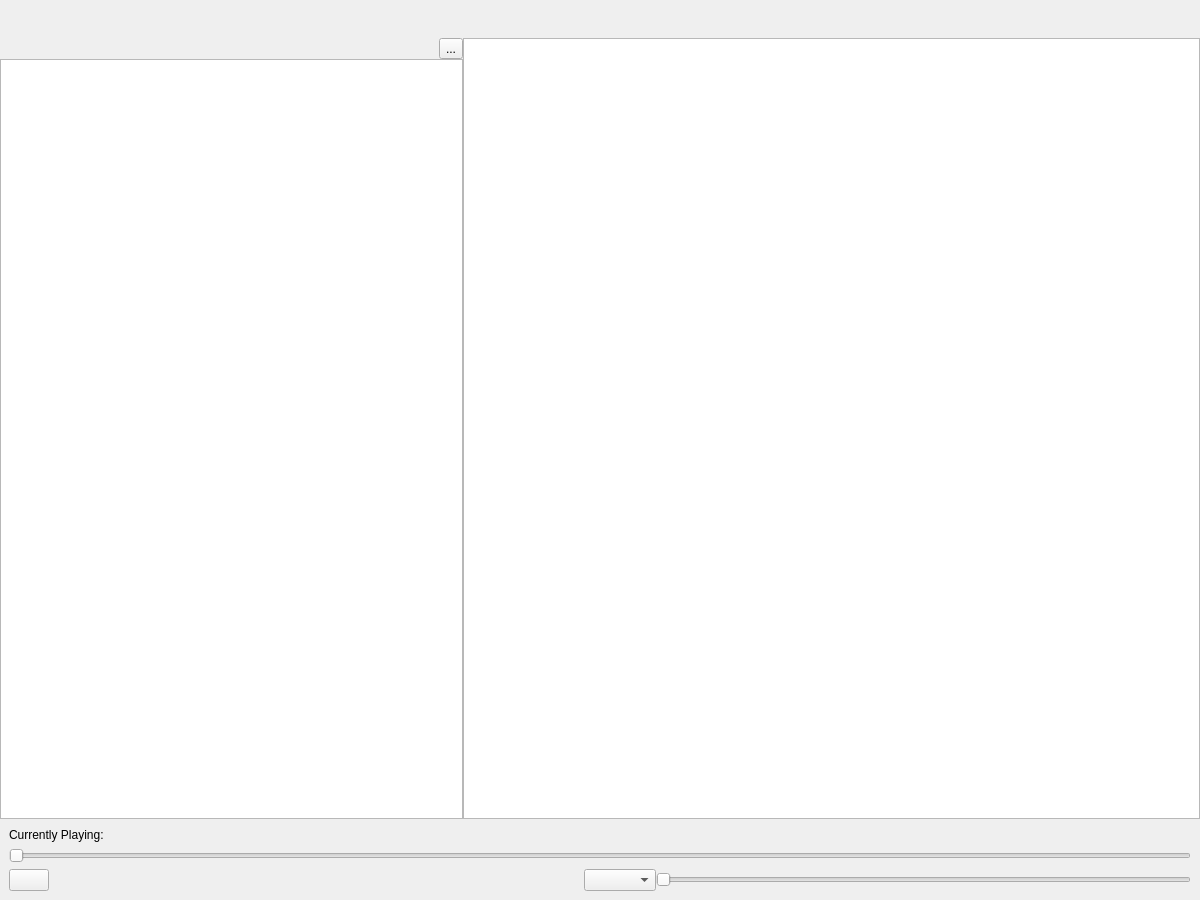
<?xml version="1.0" encoding="UTF-8"?>
<ui version="4.0">
 <class>MainWindow</class>
 <widget class="QMainWindow" name="MainWindow">
  <property name="geometry">
   <rect>
    <x>0</x>
    <y>0</y>
    <width>1200</width>
    <height>900</height>
   </rect>
  </property>
  <property name="windowTitle">
   <string>MainWindow</string>
  </property>
  <property name="windowIcon">
   <iconset resource="../../icons.qrc">
    <normaloff>:/icons/app/Entypo_d83d(0)_512.png</normaloff>:/icons/app/Entypo_d83d(0)_512.png</iconset>
  </property>
  <property name="styleSheet">
   <string notr="true"/>
  </property>
  <widget class="QWidget" name="centralwidget">
   <layout class="QVBoxLayout" name="mainVerticalLayout">
    <property name="spacing">
     <number>0</number>
    </property>
    <property name="leftMargin">
     <number>0</number>
    </property>
    <property name="topMargin">
     <number>0</number>
    </property>
    <property name="rightMargin">
     <number>0</number>
    </property>
    <property name="bottomMargin">
     <number>0</number>
    </property>
    <item>
     <widget class="QWidget" name="topHorizontalWidget" native="true">
      <layout class="QHBoxLayout" name="topHorizontalLayout" stretch="33,55">
       <item>
        <spacer name="horizontalSpacer_2">
         <property name="orientation">
          <enum>Qt::Horizontal</enum>
         </property>
         <property name="sizeHint" stdset="0">
          <size>
           <width>40</width>
           <height>20</height>
          </size>
         </property>
        </spacer>
       </item>
       <item>
        <spacer name="horizontalSpacer_3">
         <property name="orientation">
          <enum>Qt::Horizontal</enum>
         </property>
         <property name="sizeHint" stdset="0">
          <size>
           <width>40</width>
           <height>20</height>
          </size>
         </property>
        </spacer>
       </item>
      </layout>
     </widget>
    </item>
    <item>
     <layout class="QHBoxLayout" name="fileHorizontalLayout" stretch="39,62">
      <property name="spacing">
       <number>0</number>
      </property>
      <item>
       <widget class="QWidget" name="audiobookViewVertical" native="true">
        <layout class="QVBoxLayout" name="verticalLayout">
         <property name="spacing">
          <number>0</number>
         </property>
         <property name="leftMargin">
          <number>0</number>
         </property>
         <property name="topMargin">
          <number>0</number>
         </property>
         <property name="rightMargin">
          <number>0</number>
         </property>
         <property name="bottomMargin">
          <number>0</number>
         </property>
         <item>
          <layout class="QHBoxLayout" name="horizontalLayout_2">
           <property name="spacing">
            <number>0</number>
           </property>
          </layout>
         </item>
         <item>
          <layout class="QHBoxLayout" name="horizontalLayout">
           <item>
            <spacer name="horizontalSpacer_4">
             <property name="orientation">
              <enum>Qt::Horizontal</enum>
             </property>
             <property name="sizeHint" stdset="0">
              <size>
               <width>40</width>
               <height>20</height>
              </size>
             </property>
            </spacer>
           </item>
           <item>
            <widget class="QToolButton" name="abToolButton">
             <property name="text">
              <string>...</string>
             </property>
            </widget>
           </item>
          </layout>
         </item>
         <item>
          <widget class="QListView" name="audiobookView"/>
         </item>
        </layout>
       </widget>
      </item>
      <item>
       <widget class="QWidget" name="fileViewVertical" native="true">
        <layout class="QVBoxLayout" name="verticalLayout_3">
         <property name="spacing">
          <number>0</number>
         </property>
         <property name="leftMargin">
          <number>0</number>
         </property>
         <property name="topMargin">
          <number>0</number>
         </property>
         <property name="rightMargin">
          <number>0</number>
         </property>
         <property name="bottomMargin">
          <number>0</number>
         </property>
         <item>
          <widget class="QListView" name="fileView"/>
         </item>
        </layout>
       </widget>
      </item>
     </layout>
    </item>
    <item>
     <widget class="QWidget" name="playerVerticalWidget" native="true">
      <layout class="QVBoxLayout" name="playerVerticalLayout">
       <item>
        <widget class="QLabel" name="currentlyPlayingLabel">
         <property name="text">
          <string>Currently Playing: </string>
         </property>
        </widget>
       </item>
       <item>
        <layout class="QHBoxLayout" name="progressBarLayout">
         <property name="spacing">
          <number>0</number>
         </property>
         <item>
          <widget class="QSlider" name="progressSlider">
           <property name="orientation">
            <enum>Qt::Horizontal</enum>
           </property>
          </widget>
         </item>
        </layout>
       </item>
       <item>
        <layout class="QHBoxLayout" name="controlButtons">
         <property name="spacing">
          <number>0</number>
         </property>
         <item>
          <widget class="QPushButton" name="playButton">
           <property name="text">
            <string/>
           </property>
           <property name="icon">
            <iconset resource="../../icons.qrc">
             <normaloff>:/icons/play.png</normaloff>:/icons/play.png</iconset>
           </property>
           <property name="iconSize">
            <size>
             <width>32</width>
             <height>32</height>
            </size>
           </property>
          </widget>
         </item>
         <item>
          <spacer name="horizontalSpacer">
           <property name="orientation">
            <enum>Qt::Horizontal</enum>
           </property>
           <property name="sizeHint" stdset="0">
            <size>
             <width>40</width>
             <height>20</height>
            </size>
           </property>
          </spacer>
         </item>
         <item>
          <widget class="QComboBox" name="speedChooser"/>
         </item>
         <item>
          <widget class="QSlider" name="volumeSlider">
           <property name="orientation">
            <enum>Qt::Horizontal</enum>
           </property>
          </widget>
         </item>
        </layout>
       </item>
      </layout>
     </widget>
    </item>
   </layout>
  </widget>
  <action name="actionSettings">
   <property name="text">
    <string>Settings</string>
   </property>
  </action>
  <action name="actionExit">
   <property name="text">
    <string>Exit</string>
   </property>
  </action>
  <action name="actionAbout">
   <property name="text">
    <string>About</string>
   </property>
  </action>
 </widget>
 <resources>
  <include location="../../icons.qrc"/>
 </resources>
 <connections/>
</ui>
